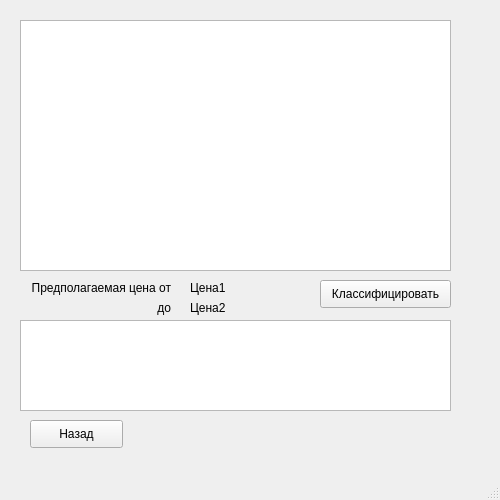
<?xml version="1.0" encoding="UTF-8"?>
<ui version="4.0">
 <class>MainWindow</class>
 <widget class="QMainWindow" name="MainWindow">
  <property name="geometry">
   <rect>
    <x>0</x>
    <y>0</y>
    <width>500</width>
    <height>500</height>
   </rect>
  </property>
  <property name="windowTitle">
   <string>Классификатор</string>
  </property>
  <widget class="QWidget" name="centralwidget">
   <widget class="QTableWidget" name="tableWidget">
    <property name="geometry">
     <rect>
      <x>20</x>
      <y>20</y>
      <width>431</width>
      <height>251</height>
     </rect>
    </property>
   </widget>
   <widget class="QLabel" name="label">
    <property name="geometry">
     <rect>
      <x>20</x>
      <y>280</y>
      <width>151</width>
      <height>16</height>
     </rect>
    </property>
    <property name="text">
     <string>Предполагаемая цена от</string>
    </property>
    <property name="alignment">
     <set>Qt::AlignRight|Qt::AlignTrailing|Qt::AlignVCenter</set>
    </property>
   </widget>
   <widget class="QLabel" name="label_2">
    <property name="geometry">
     <rect>
      <x>20</x>
      <y>300</y>
      <width>151</width>
      <height>16</height>
     </rect>
    </property>
    <property name="text">
     <string>до</string>
    </property>
    <property name="alignment">
     <set>Qt::AlignRight|Qt::AlignTrailing|Qt::AlignVCenter</set>
    </property>
   </widget>
   <widget class="QLabel" name="label_3">
    <property name="geometry">
     <rect>
      <x>190</x>
      <y>280</y>
      <width>55</width>
      <height>16</height>
     </rect>
    </property>
    <property name="text">
     <string>Цена1</string>
    </property>
   </widget>
   <widget class="QLabel" name="label_4">
    <property name="geometry">
     <rect>
      <x>190</x>
      <y>300</y>
      <width>55</width>
      <height>16</height>
     </rect>
    </property>
    <property name="text">
     <string>Цена2</string>
    </property>
   </widget>
   <widget class="QPushButton" name="pushButton">
    <property name="geometry">
     <rect>
      <x>320</x>
      <y>280</y>
      <width>131</width>
      <height>28</height>
     </rect>
    </property>
    <property name="text">
     <string>Классифицировать</string>
    </property>
   </widget>
   <widget class="QPushButton" name="pushButton_2">
    <property name="geometry">
     <rect>
      <x>30</x>
      <y>420</y>
      <width>93</width>
      <height>28</height>
     </rect>
    </property>
    <property name="text">
     <string>Назад</string>
    </property>
   </widget>
   <widget class="QTextBrowser" name="textBrowser">
    <property name="geometry">
     <rect>
      <x>20</x>
      <y>320</y>
      <width>431</width>
      <height>91</height>
     </rect>
    </property>
   </widget>
  </widget>
  <widget class="QMenuBar" name="menubar">
   <property name="geometry">
    <rect>
     <x>0</x>
     <y>0</y>
     <width>500</width>
     <height>26</height>
    </rect>
   </property>
  </widget>
  <widget class="QStatusBar" name="statusbar"/>
 </widget>
 <resources/>
 <connections/>
</ui>
